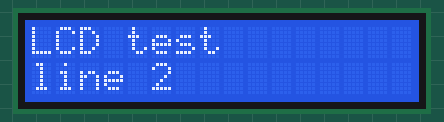
The program below on a simulated Raspberry Pi (BCM pin numbers). On the bench: 16×2 character LCD. Library files of the repository ran but are not shown: RPi_I2C_LCD.py. At 0.3 s the program stops and its outputs stay as they are.

Above: at 0.3 s.

The program:

example06-lcd.py
```python
import RPi.GPIO as GPIO
GPIO.setmode(GPIO.BCM)
GPIO.setwarnings(False)
import time
import passivebuzzer
import Adafruit_DHT
import RPi_I2C_LCD

#pin map
D2 = 17
D3 = 18
D4 = 27
D5 = 22
D6 = 23
D7 = 24
D8 = 25
D9 = 4
D10 = 8
A3 = 7

#setup the LCD screen
lcd = RPi_I2C_LCD.LCD()
lcd.set_backlight(True)
lcd.clear()

#print to the screen
lcd.set_cursor(row=0)
lcd.message("LCD test")
lcd.set_cursor(row=1)
lcd.message("line 2")
```

passivebuzzer.py
```python
#PASSIVE BUZZER LIBRARY
import RPi.GPIO as GPIO
import time

#playnote function takes in:
#   pin (the pin the buzzer is connected to)
#   pitch (the requency of the note to play)
#   duration (how long to play the note, in seconds)
def playnote(pin, pitch, duration):
    delay = (1.0/pitch) * 1/2
    cycles = int(duration * pitch)
    for _ in range(cycles):
        GPIO.output(pin,1)
        time.sleep(delay)
        GPIO.output(pin,0)
        time.sleep(delay)
```
